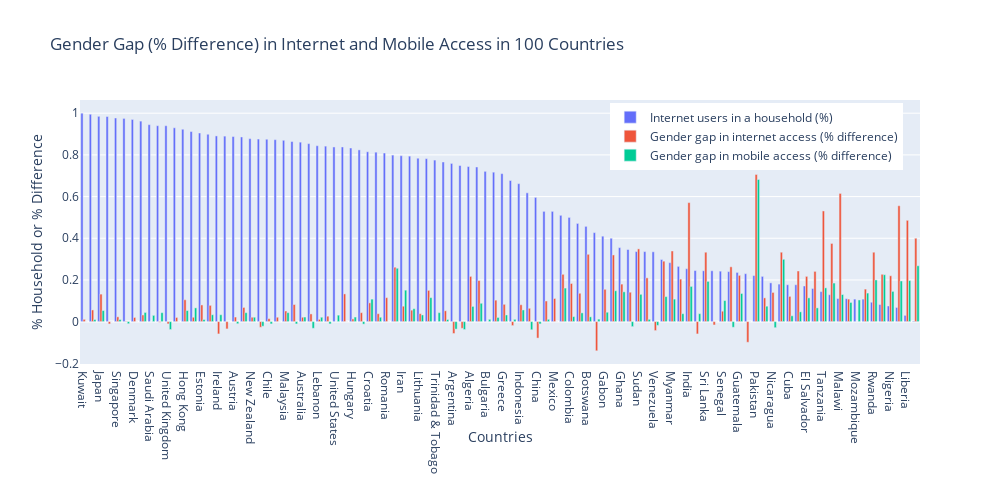

Notebook code cell kept with this figure:
### Code cell
fig = go.Figure()

fig.add_trace(
    go.Bar(name="Internet users in a household (%)",
        x=Gender_Gap_Sorted['Country'],
        y=Gender_Gap_Sorted['Internet users; % of households']
    ))

fig.add_trace(
    go.Bar(name="Gender gap in internet access (% difference)",
        x=Gender_Gap_Sorted['Country'],
        y=Gender_Gap_Sorted['Gender gap in internet access; % difference']
    ))
fig.add_trace(
    go.Bar(name="Gender gap in mobile access (% difference)",
        x=Gender_Gap_Sorted['Country'],
        y=Gender_Gap_Sorted['Gender gap in mobile phone access; % difference']
    ))

fig.update_layout(title="Gender Gap (% Difference) in Internet and Mobile Access in 100 Countries",
    xaxis_title="Countries",
    yaxis_title="% Household or % Difference", legend=dict(
    yanchor="top",
    y=0.99,
    xanchor="right",
    x=0.98),
    autosize=False,
    width=1000,
    height=500)

fig.show()

### Figure 1 — Plotly figure (JSON) as saved in the notebook; plotly's stock layout.template omitted (floating-point values rounded to 4 significant figures)
{"data": [{"name": "Internet users in a household (%)", "type": "bar", "x": ["Kuwait", "South Korea", "Japan", "UAE", "Singapore", "Bahrain", "Denmark", "Netherlands", "Saudi Arabia", "Qatar", "United Kingdom", "Sweden", "Hong Kong", "Canada", "Estonia", "Germany", "Ireland", "Taiwan", "Austria", "Oman", "New Zealand", "Kazakhstan", "Chile", "Belgium", "Malaysia", "Spain", "Australia", "Latvia", "Lebanon", "Poland", "United States", "Turkey", "Hungary", "France", "Croatia", "Slovakia", "Romania", "Uzbekistan", "Iran", "Portugal", "Lithuania", "Azerbaijan", "Trinidad & Tobago", "Russia", "Argentina", "Brazil", "Algeria", "Morocco", "Bulgaria", "Italy", "Greece", "Thailand", "Indonesia", "South Africa", "China", "Jamaica", "Mexico", "Egypt", "Colombia", "Vietnam", "Botswana", "Philippines", "Gabon", "Cambodia", "Ghana", "Namibia", "Sudan", "Kenya", "Venezuela", "Peru", "Myanmar", "Honduras", "India", "Laos", "Sri Lanka", "Paraguay", "Senegal", "Zimbabwe", "Guatemala", "Mongolia", "Pakistan", "Cameroon", "Nicaragua", "Ethiopia", "Cuba", "Zambia", "El Salvador", "Côte d'Ivoire", "Tanzania", "Burkina Faso", "Malawi", "Papua New Guinea", "Mozambique", "Uganda", "Rwanda", "Madagascar", "Nigeria", "Bangladesh", "Liberia", "Burundi"], "y": [1, 0.995, 0.985, 0.984, 0.977, 0.975, 0.97, 0.962, 0.945, 0.94, 0.94, 0.93, 0.923, 0.912, 0.905, 0.899, 0.891, 0.89, 0.888, 0.886, 0.878, 0.876, 0.875, 0.873, 0.87, 0.864, 0.861, 0.854, 0.844, 0.842, 0.838, 0.838, 0.833, 0.824, 0.815, 0.813, 0.809, 0.799, 0.796, 0.794, 0.784, 0.782, 0.775, 0.766, 0.759, 0.749, 0.744, 0.742, 0.721, 0.717, 0.71, 0.677, 0.662, 0.618, 0.596, 0.529, 0.529, 0.51, 0.5, 0.471, 0.457, 0.427, 0.41, 0.4, 0.355, 0.346, 0.336, 0.336, 0.335, 0.298, 0.283, 0.265, 0.254, 0.245, 0.244, 0.244, 0.242, 0.24, 0.236, 0.23, 0.221, 0.217, 0.186, 0.18, 0.177, 0.177, 0.171, 0.159, 0.144, 0.129, 0.111, 0.11, 0.108, 0.108, 0.093, 0.082, 0.075, 0.068, 0.03, 0.003]}, {"name": "Gender gap in internet access (% difference)", "type": "bar", "x": ["Kuwait", "South Korea", "Japan", "UAE", "Singapore", "Bahrain", "Denmark", "Netherlands", "Saudi Arabia", "Qatar", "United Kingdom", "Sweden", "Hong Kong", "Canada", "Estonia", "Germany", "Ireland", "Taiwan", "Austria", "Oman", "New Zealand", "Kazakhstan", "Chile", "Belgium", "Malaysia", "Spain", "Australia", "Latvia", "Lebanon", "Poland", "United States", "Turkey", "Hungary", "France", "Croatia", "Slovakia", "Romania", "Uzbekistan", "Iran", "Portugal", "Lithuania", "Azerbaijan", "Trinidad & Tobago", "Russia", "Argentina", "Brazil", "Algeria", "Morocco", "Bulgaria", "Italy", "Greece", "Thailand", "Indonesia", "South Africa", "China", "Jamaica", "Mexico", "Egypt", "Colombia", "Vietnam", "Botswana", "Philippines", "Gabon", "Cambodia", "Ghana", "Namibia", "Sudan", "Kenya", "Venezuela", "Peru", "Myanmar", "Honduras", "India", "Laos", "Sri Lanka", "Paraguay", "Senegal", "Zimbabwe", "Guatemala", "Mongolia", "Pakistan", "Cameroon", "Nicaragua", "Ethiopia", "Cuba", "Zambia", "El Salvador", "Côte d'Ivoire", "Tanzania", "Burkina Faso", "Malawi", "Papua New Guinea", "Mozambique", "Uganda", "Rwanda", "Madagascar", "Nigeria", "Bangladesh", "Liberia", "Burundi"], "y": [0.011, 0.056, 0.132, -0.011, 0.023, 0.002, 0.02, 0.032, 0, -0.003, -0.011, 0.02, 0.105, 0.021, 0.08, 0.078, -0.059, -0.035, 0.022, 0.068, 0.021, -0.027, 0.014, 0.021, 0.051, 0.082, 0.021, 0.037, 0.011, 0.026, 0, 0.133, 0.013, 0.043, 0.09, 0.038, 0.115, 0.261, 0.074, 0.055, 0.038, 0.15, 0, 0.052, -0.057, -0.032, 0.217, 0.197, 0, 0.103, 0.083, -0.019, 0.081, 0.064, -0.079, 0.099, 0.111, 0.227, 0.183, 0.136, 0.323, -0.14, 0.155, 0.32, 0.18, 0.141, 0.349, 0.21, -0.043, 0.29, 0.339, 0.204, 0.571, -0.059, 0.333, -0.016, 0.05, 0.263, 0.222, -0.099, 0.706, 0.114, 0.14, 0.333, 0.121, 0.243, 0.217, 0.241, 0.531, 0.375, 0.615, 0.108, 0, 0.156, 0.333, 0.227, 0.22, 0.556, 0.486, 0.4]}, {"name": "Gender gap in mobile access (% difference)", "type": "bar", "x": ["Kuwait", "South Korea", "Japan", "UAE", "Singapore", "Bahrain", "Denmark", "Netherlands", "Saudi Arabia", "Qatar", "United Kingdom", "Sweden", "Hong Kong", "Canada", "Estonia", "Germany", "Ireland", "Taiwan", "Austria", "Oman", "New Zealand", "Kazakhstan", "Chile", "Belgium", "Malaysia", "Spain", "Australia", "Latvia", "Lebanon", "Poland", "United States", "Turkey", "Hungary", "France", "Croatia", "Slovakia", "Romania", "Uzbekistan", "Iran", "Portugal", "Lithuania", "Azerbaijan", "Trinidad & Tobago", "Russia", "Argentina", "Brazil", "Algeria", "Morocco", "Bulgaria", "Italy", "Greece", "Thailand", "Indonesia", "South Africa", "China", "Jamaica", "Mexico", "Egypt", "Colombia", "Vietnam", "Botswana", "Philippines", "Gabon", "Cambodia", "Ghana", "Namibia", "Sudan", "Kenya", "Venezuela", "Peru", "Myanmar", "Honduras", "India", "Laos", "Sri Lanka", "Paraguay", "Senegal", "Zimbabwe", "Guatemala", "Mongolia", "Pakistan", "Cameroon", "Nicaragua", "Ethiopia", "Cuba", "Zambia", "El Salvador", "Côte d'Ivoire", "Tanzania", "Burkina Faso", "Malawi", "Papua New Guinea", "Mozambique", "Uganda", "Rwanda", "Madagascar", "Nigeria", "Bangladesh", "Liberia", "Burundi"], "y": [0, 0.01, 0.053, 0, 0.01, -0.01, 0, 0.044, 0.03, 0.043, -0.038, 0, 0.053, 0.066, 0.01, 0.033, 0.033, 0, -0.01, 0.043, 0.021, -0.022, -0.011, 0, 0.043, -0.011, 0.022, -0.032, 0.021, -0.011, 0.031, 0, 0.022, -0.012, 0.108, 0.021, 0, 0.256, 0.151, 0.062, 0.032, 0.115, 0.043, 0.01, -0.036, -0.038, 0.073, 0.088, 0.011, 0.02, 0.032, 0.011, 0.056, -0.039, -0.011, 0.011, 0, 0.161, 0.024, 0.042, 0.023, 0.012, 0.045, 0.148, 0.143, -0.024, 0.131, 0.011, -0.018, 0.12, 0.108, 0.038, 0.169, 0.038, 0.193, 0, 0.101, -0.027, 0.135, 0, 0.682, 0.074, -0.029, 0.299, 0.028, 0.047, 0.114, 0.066, 0.162, 0.185, 0.13, 0.092, 0.104, 0.137, 0.2, 0.225, 0.145, 0.195, 0.197, 0.268]}], "layout": {"autosize": false, "height": 500, "legend": {"x": 0.98, "xanchor": "right", "y": 0.99, "yanchor": "top"}, "title": {"text": "Gender Gap (% Difference) in Internet and Mobile Access in 100 Countries"}, "width": 1000, "xaxis": {"title": {"text": "Countries"}}, "yaxis": {"title": {"text": "% Household or % Difference"}}}}
